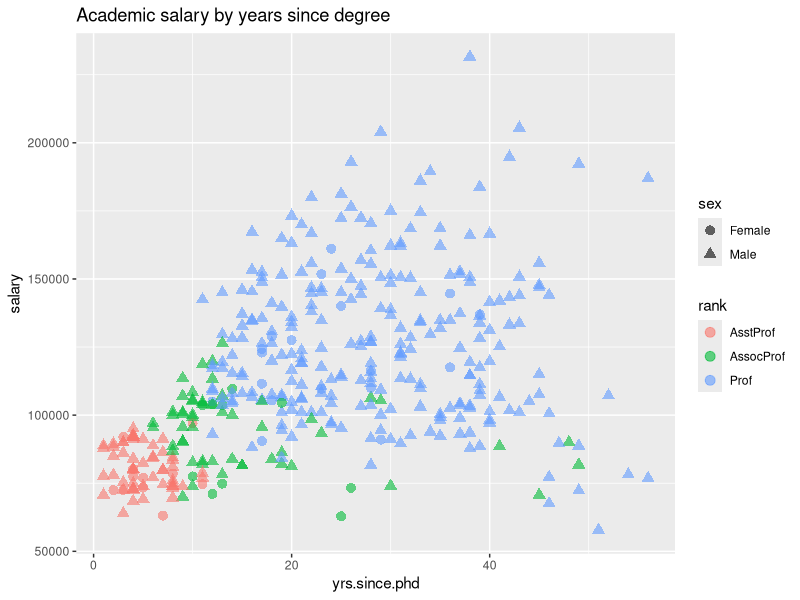
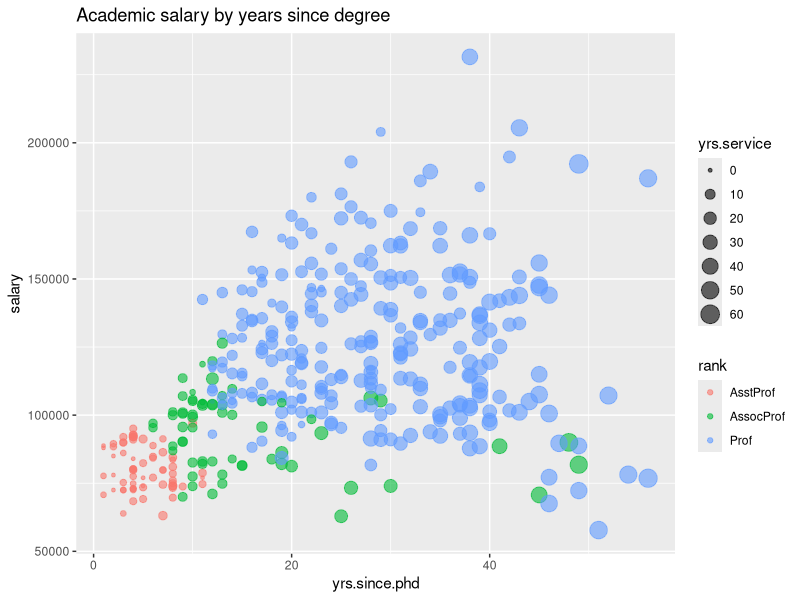
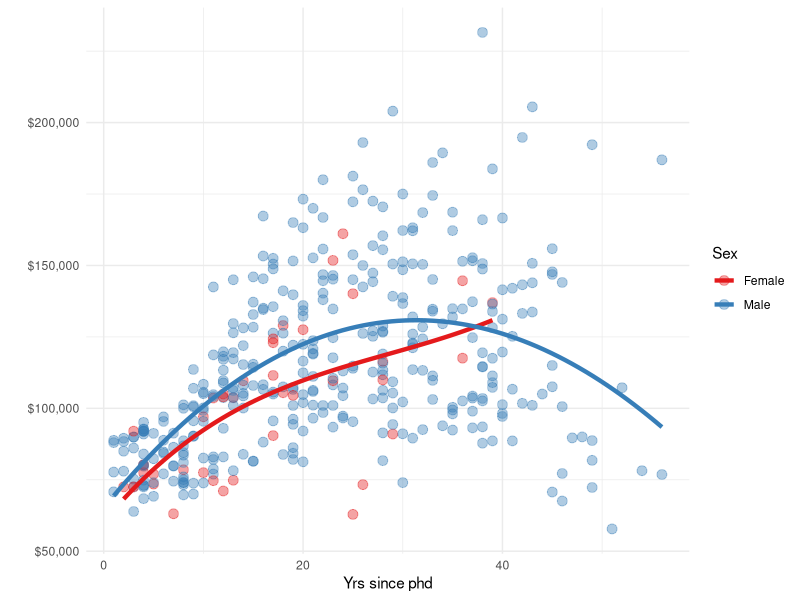

These figures' R source, in order:
#Multivariate graphs
#Grouping
#first two variable - x and y axis then shape, size, color
library(tidyverse)
library(carData)
#using color and shape
ggplot(Salaries, aes(x=yrs.since.phd, y=salary, color=rank, shape=sex))+geom_point( size=3, alpha=.6)+labs(title = "Academic salary by years since degree")
#using size
ggplot(Salaries, aes(x=yrs.since.phd, y=salary, color=rank, size=yrs.service))+geom_point( alpha=.6)+labs(title = "Academic salary by years since degree")
#plottinng the best fit line
ggplot(Salaries, aes(x=yrs.since.phd, y=salary, color=sex))+geom_point(alpha=.4, size=3)+geom_smooth(se=F, method="lm", formula = y~poly(x,3), size=1.5)+labs(x="Yrs since phd", y="", color="Sex")+scale_y_continuous(label=scales::dollar)+scale_color_brewer(palette = "Set1")+theme_minimal()
